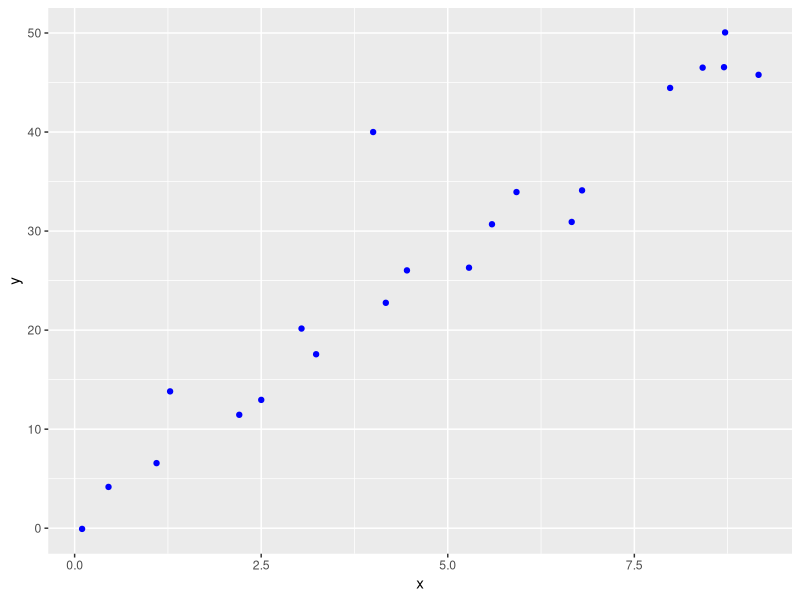
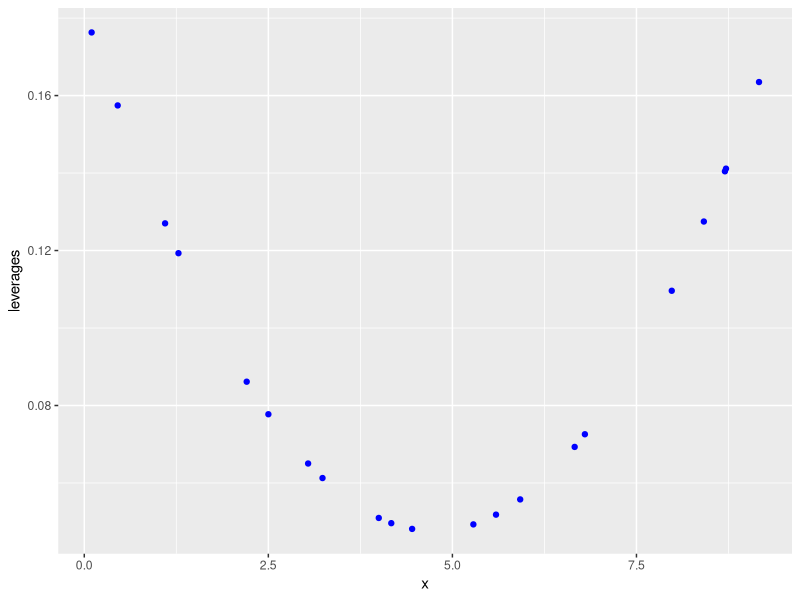

R code for these plots, in order:
setwd("D:\\Data science  notes\\Data To Be Shared Before Class\\MLR\\Influential Points")
dataset=read.csv("influence2.csv")
View(dataset)
names(dataset)
str(dataset) 

library(ggplot2)
ggplot(dataset,aes(x,y))+geom_point(color='blue')

##model
regressor=lm(y~x,dataset)
summary(regressor)
##leverages
dataset$leverages=hatvalues(regressor)
#sum of hatvalues=no.of coeff+intercept
sum(dataset$leverages)
##To plot leverages
ggplot(dataset,aes(x,leverages))+geom_point(color='blue')
##potential high leverages
#h>3(p/n)--->p=2(# of coeff),n=21(# of observations)
3*2/21

